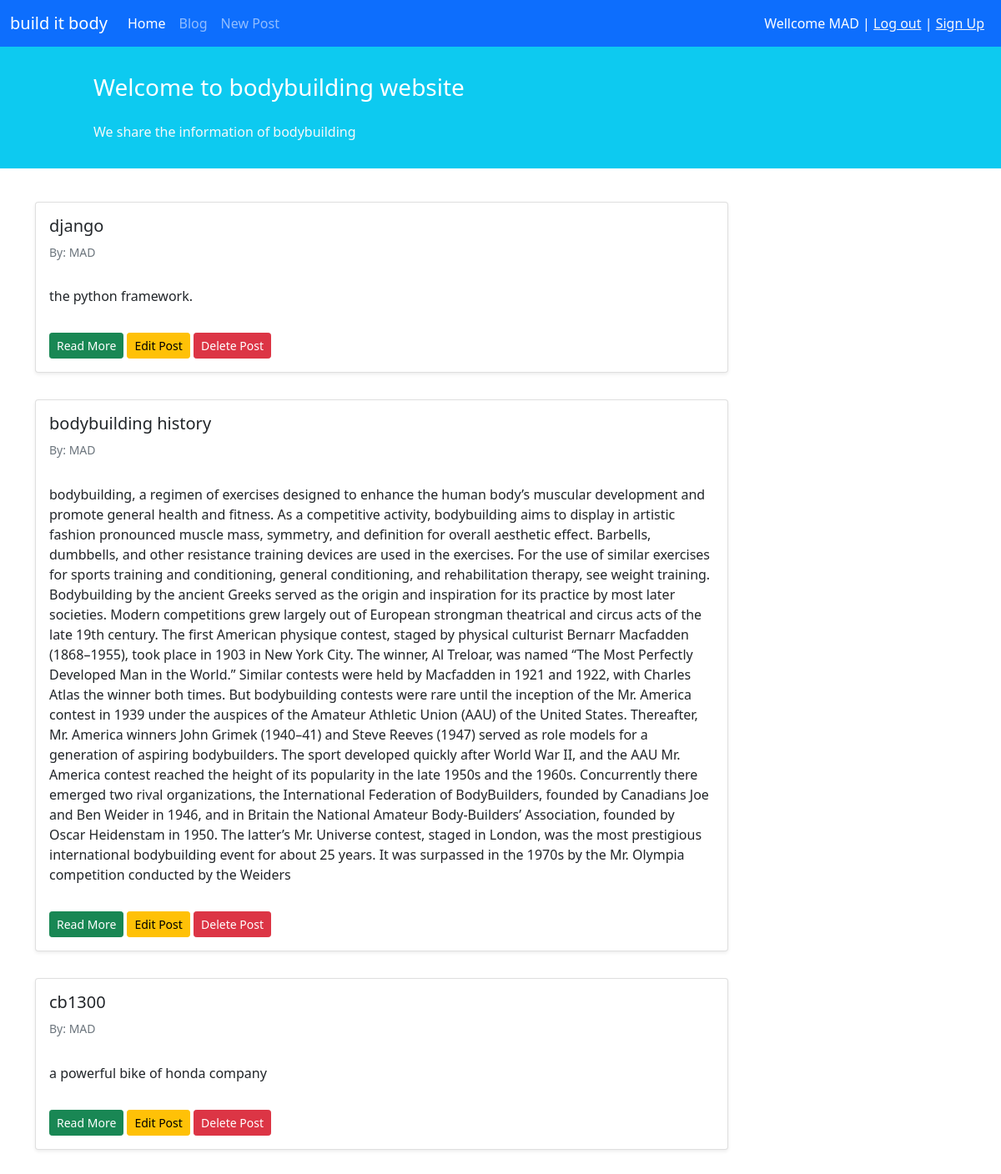
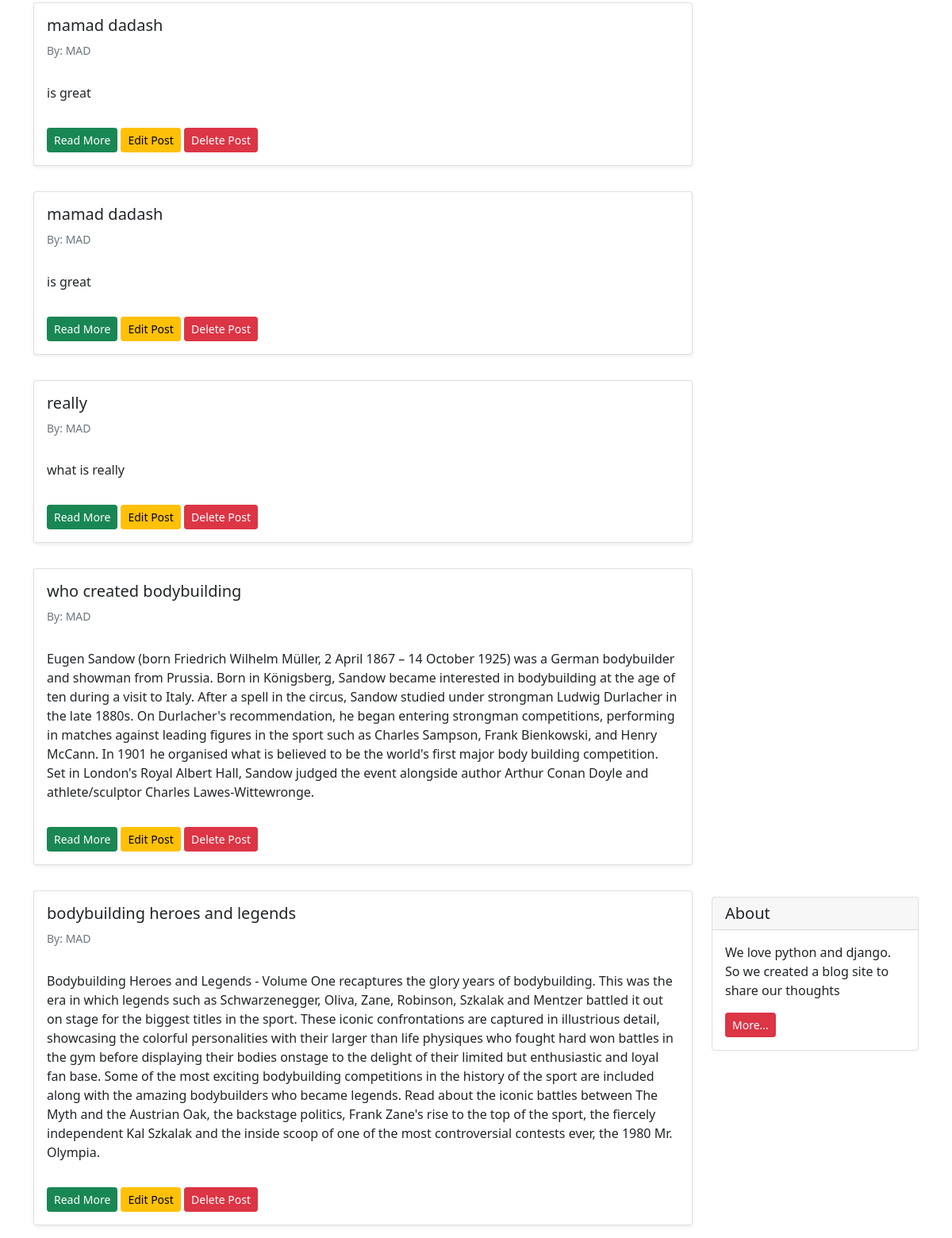
Page /blog/ (signed in) on the committed database (2 pictures, top to bottom).
### blog/models.py (models this page shows, shortened)
class Post(models.Model):
    STATUS_CHOICES = (
        ('pub', 'Published'),
        ('drf', 'Draft'),
    )
    title = models.CharField(max_length=100)
    text = models.TextField()
    author = models.ForeignKey('auth.User', on_delete=models.CASCADE)
    datatime_created = models.DateTimeField(auto_now_add=True)
    datatime_modified = models.DateTimeField(auto_now=True)
    status = models.CharField(choices=STATUS_CHOICES, max_length=3)

### blog/views.py (the view)
# urls.py: path('', views.PostListView.as_view(), name='posts_list'),
class PostListView(generic.ListView):
    template_name = 'blog/posts_list.html'
    context_object_name = 'posts_list'
    def get_queryset(self):
        return Post.objects.filter(status='pub').order_by('-datatime_modified')

### blog/templates/blog/posts_list.html (shortened to what this page needs)
{% extends '_base.html' %}
{% block content %}
    <div class="container mt-4">
        <div class="row">
            {% for post in posts_list %}
                <div class="col-9">
                <div class="card shadow-sm my-3">
                    <div class="card-body">
                        <h5 class="card-title">{{ post.title }}</h5>
                        <h6 class="card-subtitle mb-2 text-muted small py-2">By: {{ post.author }}</h6>
                        <p class="card-text py-3">
                            {{ post.text  }}
                        </p>
                        <a href='{% url 'posts_detail' post.id %}' class="btn btn-sm btn-success"> Read More</a>
                        <a href='{% url 'post_update' post.id  %}' class="btn btn-sm btn-warning"> Edit Post</a>
                        <a href='{% url 'post_delete' post.id  %}' class="btn btn-sm btn-danger"> Delete Post</a>
                    </div>
                </div>
            </div>
            {% endfor %}
            <div class="col-3">
                <div class="card my-4">
                    <h5 class="card-header">About</h5>
                    <div class="card-body">
                        <p class="card-text">We love python and django. So we created a blog site to share our
                            thoughts</p>
                        <a href="#"
                           class="btn btn-sm btn-danger">
                            More...
                        </a>
                    </div>
                </div>
            </div>
        </div>
    </div>
{% endblock %}

### templates/_base.html (shortened to what this page needs)
<!doctype html>
<html lang="en">
<head>
    <link href="https://cdn.jsdelivr.net/npm/bootstrap@5.1.3/dist/css/bootstrap.min.css" rel="stylesheet"
>
</head>
<body>
<nav class="navbar navbar-expand-lg navbar-dark bg-primary">
    <div class="container-fluid">
        <a class="navbar-brand" href="#">build it body</a>
        <div class="collapse navbar-collapse" id="navbarNavAltMarkup">
            <div class="navbar-nav">
                <a class="nav-link active" aria-current="page" href="#">Home</a>
                <a class="nav-link" href="{% url 'posts_list' %}">Blog</a>
                <a class="nav-link" href="{% url 'post_create' %}">New Post</a>
            </div>
        </div>
        <div class="mx-2 text-white">
            {% if user.is_authenticated %}
                Wellcome {{ user.username }} | <a class="text-light" href="{% url 'logout' %}">Log out</a> | <a class="text-light" href="{% url 'signup' %}">Sign Up</a>
            {% else %}
                <a class="text-light" href="{% url 'login' %}">Login</a>
            {% endif %}
        </div>
    </div>
</nav>
<div class="container-fluid bg-info">
    <div class="row py-3">
        <div class="col-md-8 col-md-10 mx-auto">
            <h3 class="my-4 mt-3 text-white">Welcome to bodybuilding website</h3>
            <p class="text-light">We share the information of bodybuilding</p>
        </div>
    </div>
</div>
{% block content %}
{% endblock %}
</body>
</html>

### rows in the picture
Post: title "django", author "MAD", text "the python framework."
Post: title "bodybuilding history", author "MAD", text "bodybuilding, a regimen of exercises designed to enhance the human body’s muscular development and promote general health and fitness. As a competitive activity, bodybuilding aims to display in artistic fashion pronounced muscle mass, symmetry, and definition for overall aesthetic effect. Barbells, dumbbells, and other resistance training devices are used in the exercises. For the use of similar exercises for sports training and conditioning, general conditioning, and rehabilitation therapy, see weight training. Bodybuilding by the ancient Greeks served as the origin and inspiration for its practice by most later societies. Modern competitions grew largely out of European strongman…"
Post: title "cb1300", author "MAD", text "a powerful bike of honda company"
Post: title "mamad dadash", author "MAD", text "is great"
Post: title "mamad dadash", author "MAD", text "is great"
Post: title "really", author "MAD", text "what is really"
Post: title "who created bodybuilding", author "MAD", text "Eugen Sandow (born Friedrich Wilhelm Müller, 2 April 1867 – 14 October 1925) was a German bodybuilder and showman from Prussia. Born in Königsberg, Sandow became interested in bodybuilding at the age of ten during a visit to Italy. After a spell in the circus, Sandow studied under strongman Ludwig Durlacher in the late 1880s. On Durlacher's recommendation, he began entering strongman competitions, performing in matches against leading figures in the sport such as Charles Sampson, Frank Bienkowski, and Henry McCann. In 1901 he organised what is believed to be the world's first major body building competition. Set in London's Royal Albert Hall, Sandow judged the event alongside author Arthur…"
Post: title "bodybuilding heroes and legends", author "MAD", text "Bodybuilding Heroes and Legends - Volume One recaptures the glory years of bodybuilding. This was the era in which legends such as Schwarzenegger, Oliva, Zane, Robinson, Szkalak and Mentzer battled it out on stage for the biggest titles in the sport. These iconic confrontations are captured in illustrious detail, showcasing the colorful personalities with their larger than life physiques who fought hard won battles in the gym before displaying their bodies onstage to the delight of their limited but enthusiastic and loyal fan base. Some of the most exciting bodybuilding competitions in the history of the sport are included along with the amazing bodybuilders who became legends. Read about…"

### other values in the picture
{{ user.username }} "MAD"
